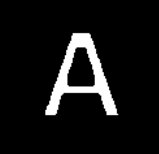
#> input picture backend/templates/a.png, 159 x 154 px; its folder holds only this picture in this run
$ python clean_templates.py
#> lines starting #> are read from the running program, lines starting #| are printed output that depends on the picture; after the words box and inside, x2 and y2 are one past the last pixel; in counts of white or black regions, pixels touching at a corner belong together
import cv2
import os
import numpy as np

INPUT_DIR = '../templates'     # folder with your A–Z templates
OUTPUT_DIR = '../templates/clean'  # where to save cleaned ones
TARGET_SIZE = 40  # you can adjust this to match the board tile size

os.makedirs(OUTPUT_DIR, exist_ok=True)

for filename in os.listdir(INPUT_DIR):
    if not filename.endswith('.png'):
        continue

    path = os.path.join(INPUT_DIR, filename)
    img = cv2.imread(path, cv2.IMREAD_GRAYSCALE)
#> img is the input picture: shape (154, 159); min 0, max 255, mean 20.3

    # Threshold to binary
    _, thresh = cv2.threshold(img, 0, 255, cv2.THRESH_BINARY + cv2.THRESH_OTSU)
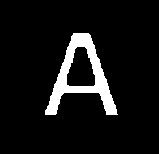
#> thresh: shape (154, 159); 8% white; 1 white region, box (x1, y1, x2, y2) and area: (45, 33, 118, 115) 1960

    # Find contours of the white content
    coords = cv2.findNonZero(thresh)
#> coords = contour of 1960 points, box (x1, y1, x2, y2) (45, 33, 118, 115), area 1158
    x, y, w, h = cv2.boundingRect(coords)
#> x = 45; y = 33; w = 73; h = 82

    # Crop to bounding box
    cropped = img[y:y+h, x:x+w]
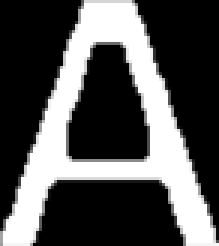
#> cropped: shape (82, 73) (shown 3 times larger); min 0, max 255, mean 82.6

    # Resize while maintaining aspect ratio
    scale = TARGET_SIZE / max(w, h)
#> scale = 0.488
    resized = cv2.resize(cropped, (int(w * scale), int(h * scale)), interpolation=cv2.INTER_AREA)
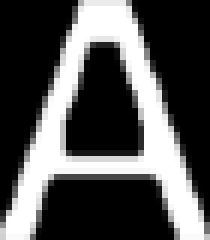
#> resized: shape (40, 35) (shown 6 times larger); min 0, max 255, mean 82.6

    # Pad to square
    pad_x = (TARGET_SIZE - resized.shape[1]) // 2
#> pad_x = 2
    pad_y = (TARGET_SIZE - resized.shape[0]) // 2
#> pad_y = 0
    padded = cv2.copyMakeBorder(resized, pad_y, TARGET_SIZE - resized.shape[0] - pad_y,
                                pad_x, TARGET_SIZE - resized.shape[1] - pad_x,
                                cv2.BORDER_CONSTANT, value=0)
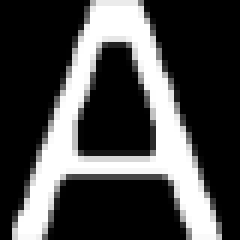
#> padded: shape (40, 40) (shown 6 times larger); min 0, max 255, mean 72.3

    # Save
    out_path = os.path.join(OUTPUT_DIR, filename)
    cv2.imwrite(out_path, padded)
    print(f"Processed {filename}")
